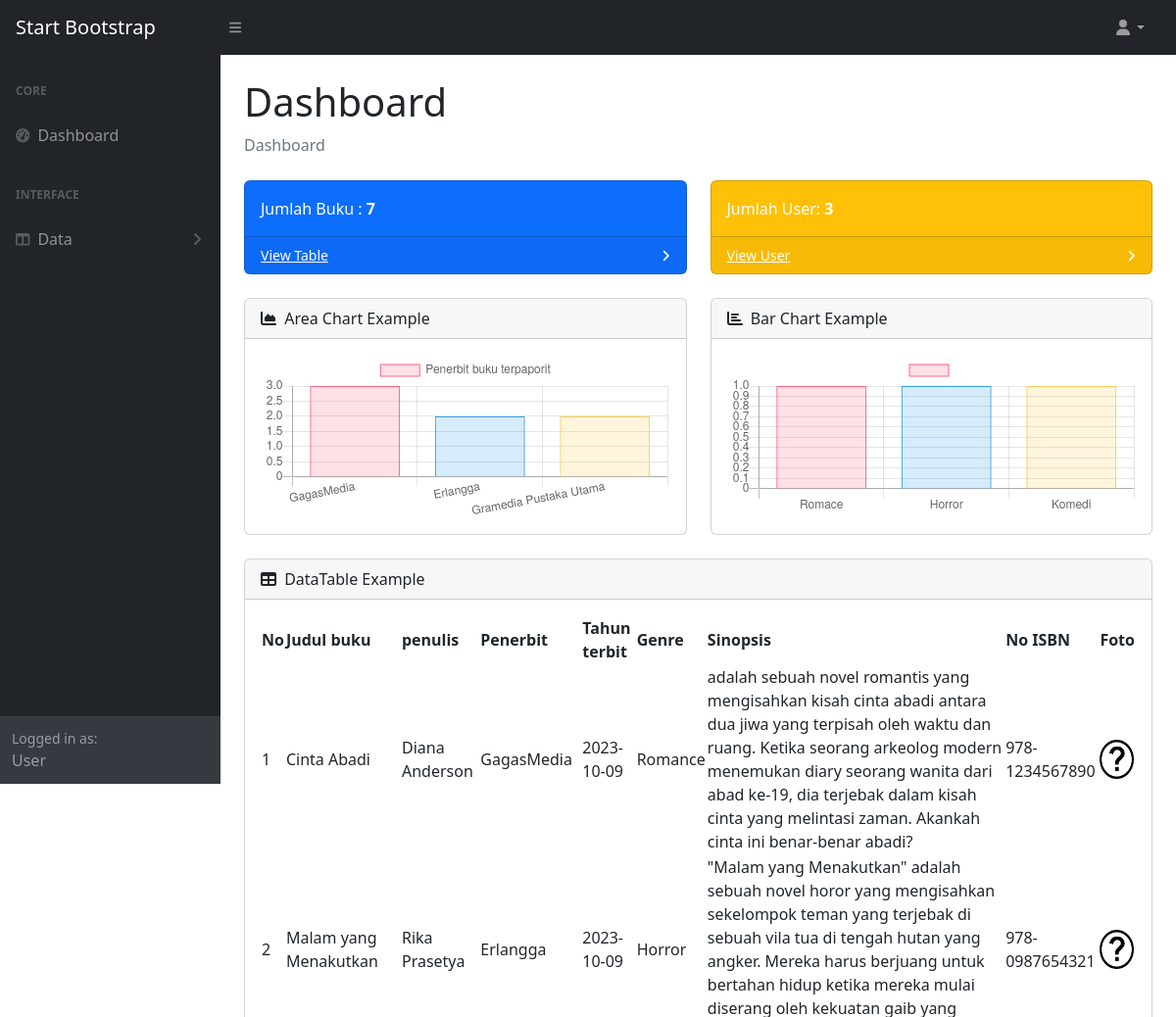
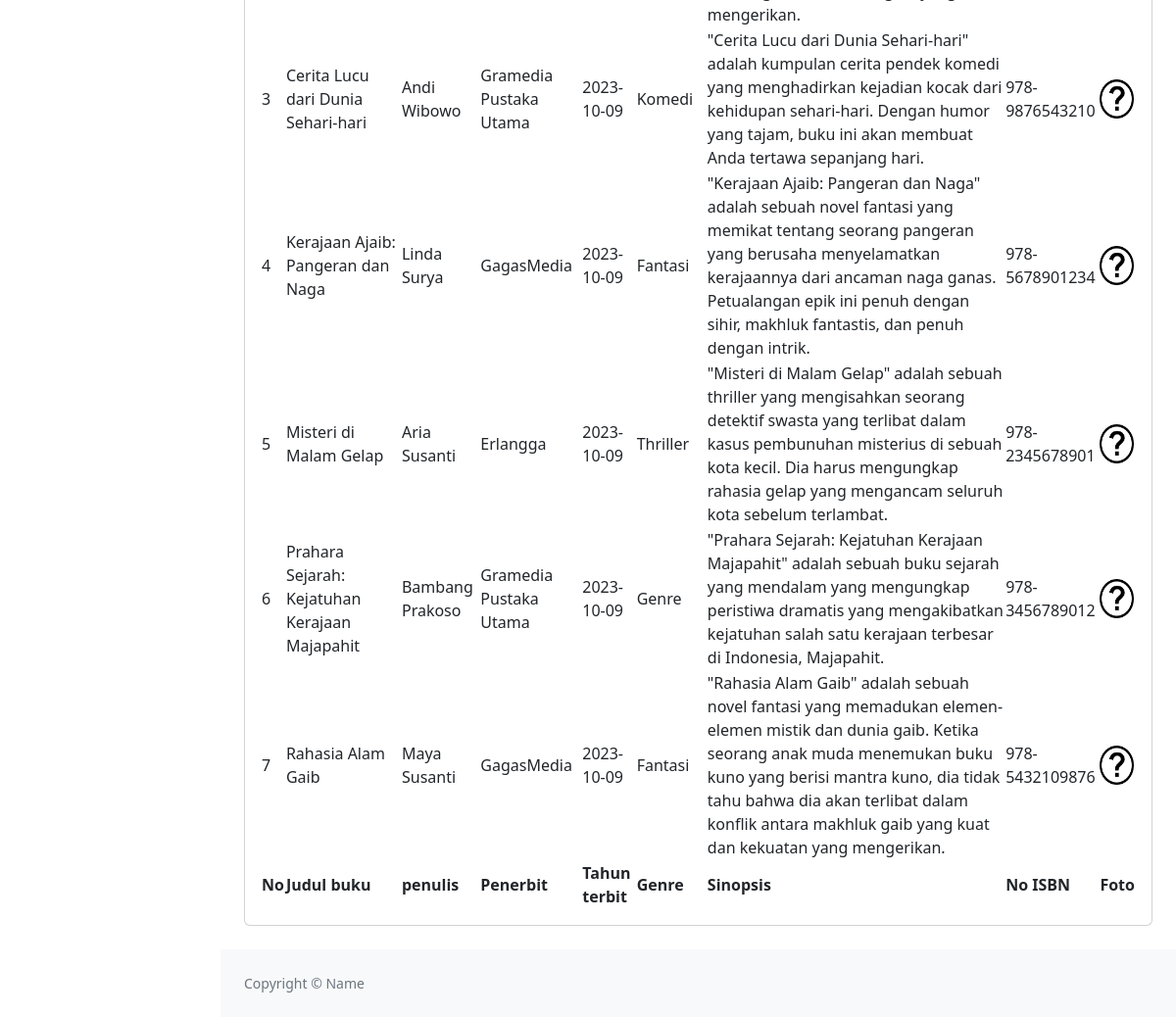
The app's page /user/index.php with its own data (2 pictures, top to bottom).
### tables this page shows
CREATE TABLE `daftar_buku` (
  `id_buku` int(11) NOT NULL,
  `judul` varchar(255) NOT NULL,
  `penulis` varchar(255) NOT NULL,
  `penerbit` varchar(255) NOT NULL,
  `tahun_terbit` date NOT NULL,
  `genre` varchar(255) NOT NULL,
  `sinopsis` text NOT NULL,
  `no_isbn` varchar(255) NOT NULL,
  `foto` varchar(255) NOT NULL
);

### user/index.php (the view, shortened to what this page needs)
<!DOCTYPE html>
<html lang="en">
<head>
    <link href="https://cdn.jsdelivr.net/npm/simple-datatables@7.1.2/dist/style.min.css" rel="stylesheet" />
    <link href="../css/styles.css" rel="stylesheet" />
</head>
<body class="sb-nav-fixed">
    <nav class="sb-topnav navbar navbar-expand navbar-dark bg-dark">
        <a class="navbar-brand ps-3" href="index.html">Start Bootstrap</a>
        <button class="btn btn-link btn-sm order-1 order-lg-0 me-4 me-lg-0" id="sidebarToggle" href="#!"><i
                class="fas fa-bars"></i></button>
        <ul class="navbar-nav ms-auto ms-md-0 me-3 me-lg-4">
            <li class="nav-item dropdown">
                <a class="nav-link dropdown-toggle" id="navbarDropdown" href="#" role="button" data-bs-toggle="dropdown"
                    aria-expanded="false"><i class="fas fa-user fa-fw"></i></a>
            </li>
        </ul>
    </nav>
    <div id="layoutSidenav">
        <div id="layoutSidenav_nav">
            <nav class="sb-sidenav accordion sb-sidenav-dark" id="sidenavAccordion">
                <div class="sb-sidenav-menu">
                    <div class="nav">
                        <div class="sb-sidenav-menu-heading">Core</div>
                        <a class="nav-link" href="index.php">
                            <div class="sb-nav-link-icon"><i class="fas fa-tachometer-alt"></i></div>
                            Dashboard
                        </a>
                        <div class="sb-sidenav-menu-heading">Interface</div>
                        <a class="nav-link collapsed" href="#" data-bs-toggle="collapse"
                            data-bs-target="#collapseLayouts" aria-expanded="false" aria-controls="collapseLayouts">
                            <div class="sb-nav-link-icon"><i class="fas fa-columns"></i></div>
                            Data
                            <div class="sb-sidenav-collapse-arrow"><i class="fas fa-angle-down"></i></div>
                        </a>
                    </div>
                </div>
                <div class="sb-sidenav-footer">
                    <div class="small">Logged in as:</div>
                    User
                </div>
            </nav>
        </div>
        <div id="layoutSidenav_content">
            <main>
                <div class="container-fluid px-4">
                    <h1 class="mt-4">Dashboard</h1>
                    <ol class="breadcrumb mb-4">
                        <li class="breadcrumb-item active">Dashboard</li>
                    </ol>
                    <div class="row">
                        <?php
                        include "koneksi.php";
                        $data = mysqli_query($koneksi, "SELECT * FROM daftar_buku");
                        $jumlah_buku = mysqli_num_rows($data);
                        ?>
                        <div class="col-xl-6 col-md-6">
                            <div class="card bg-primary text-white mb-4">
                                <div class="card-body">Jumlah Buku : <b>
                                        <?php echo $jumlah_buku; ?>
                                    </b></div>
                                <div class="card-footer d-flex align-items-center justify-content-between">
                                    <a class="small text-white stretched-link" href="tables.php">View Table</a>
                                    <div class="small text-white"><i class="fas fa-angle-right"></i></div>
                                </div>
                            </div>
                        </div>
                        <?php
                        include "koneksi.php";
                        $data_user = mysqli_query($koneksi, "SELECT * FROM data_user");
                        $jumlah_user = mysqli_num_rows($data_user);
                        ?>
                        <div class="col-xl-6 col-md-6">
                            <div class="card bg-warning text-white mb-4">
                                <div class="card-body">Jumlah User: <b><?php
                                    echo $jumlah_user?></b></div>
                                <div class="card-footer d-flex align-items-center justify-content-between">
                                    <a class="small text-white stretched-link" href="tabel_user.php">View User</a>
                                    <div class="small text-white"><i class="fas fa-angle-right"></i></div>
                                </div>
                            </div>
                        </div>
                    </div>
                    <div class="row">
                        <div class="col-xl-6">
                            <div class="card mb-4">
                                <div class="card-header">
                                    <i class="fas fa-chart-area me-1"></i>
                                    Area Chart Example
                                </div>
                                <div class="card-body"><canvas id="myBar2Chart" width="100%" height="40"></canvas></div>
                            </div>
                        </div>
                        <div class="col-xl-6">
                            <div class="card mb-4">
                                <div class="card-header">
                                    <i class="fas fa-chart-bar me-1"></i>
                                    Bar Chart Example
                                </div>
                                <div class="card-body"><canvas id="myBarChart" width="100%" height="40"></canvas></div>
                            </div>
                        </div>
                    </div>
                    <div class="card mb-4">
                        <div class="card-header">
                            <i class="fas fa-table me-1"></i>
                            DataTable Example
                        </div>
                        <div class="card-body">
                            <table id="datatablesSimple">
                                <thead>
                                    <tr>
                                        <th>No</th>
                                        <th>Judul buku</th>
                                        <th>penulis</th>
                                        <th>Penerbit</th>
                                        <th>Tahun terbit</th>
                                        <th>Genre</th>
                                        <th>Sinopsis</th>
                                        <th>No ISBN</th>
                                        <th>Foto</th>
                                    </tr>
                                </thead>
                                <tfoot>
                                    <tr>
                                        <th>No</th>
                                        <th>Judul buku</th>
                                        <th>penulis</th>
                                        <th>Penerbit</th>
                                        <th>Tahun terbit</th>
                                        <th>Genre</th>
                                        <th>Sinopsis</th>
                                        <th>No ISBN</th>
                                        <th>Foto</th>
                                    </tr>
                                </tfoot>
                                <tbody>
                                    <?php
                                    include 'koneksi.php';
                                    $no = 1;
                                    $data = mysqli_query($koneksi, "select * from daftar_buku");
                                    while ($d = mysqli_fetch_array($data)) {
                                        ?>
                                        <tr>
                                            <td>
                                                <?php echo $no++; ?>
                                            </td>
                                            <td>
                                                <?php echo $d['judul']; ?>
                                            </td>
                                            <td>
                                                <?php echo $d['penulis']; ?>
                                            </td>
                                            <td>
                                                <?php echo $d['penerbit']; ?>
                                            </td>
                                            <td>
                                                <?php echo $d['tahun_terbit']; ?>
                                            </td>
                                            <td>
                                                <?php echo $d['genre']; ?>
                                            </td>
                                            <td>
                                                <?php echo $d['sinopsis']; ?>
                                            </td>
                                            <td>
                                                <?php echo $d['no_isbn']; ?>
                                            </td>
                                            <td>
                                                <img src="../admin/gambar/<?php echo $d['foto'] ?>" width="35" height="40">
                                            </td>
                                        </tr>
                                        <?php
                                    }
                                    ?>
                                </tbody>
                            </table>
                        </div>
                    </div>
                </div>
            </main>
            <footer class="py-4 bg-light mt-auto">
                <div class="container-fluid px-4">
                    <div class="d-flex align-items-center justify-content-between small">
                        <div class="text-muted">Copyright &copy; Name </div>
                    </div>
                </div>
            </footer>
        </div>
    </div>
    <script>
        var ctx = document.getElementById("myBarChart").getContext('2d');
        var myChart = new Chart(ctx, {
            type: 'bar',
            data: {
                labels: ["Romace", "Horror", "Komedi"],
                datasets: [{
                    label: '',
                    data: [
                        <?php
                        $data = $koneksi->query("SELECT genre FROM daftar_buku WHERE genre='Romance'");
                        $resF = $data->num_rows;
                        echo $resF;
                        ?>,
                        <?php
                        $data = $koneksi->query("SELECT genre FROM daftar_buku WHERE genre='Horror'");
                        $resF = $data->num_rows;
                        echo $resF;
                        ?>,
                        <?php
                        $data = $koneksi->query("SELECT genre FROM daftar_buku WHERE genre='Komedi'");
                        $resF = $data->num_rows;
                        echo $resF;
                        ?>
                    ],
                    backgroundColor: [
                        'rgba(255, 99, 132, 0.2)',
                        'rgba(54, 162, 235, 0.2)',
                        'rgba(255, 206, 86, 0.2)',
                        'rgba(75, 192, 192, 0.2)'
                    ],
                    borderColor: [
                        'rgba(255,99,132,1)',
                        'rgba(54, 162, 235, 1)',
                        'rgba(255, 206, 86, 1)',
                        'rgba(75, 192, 192, 1)'
                    ],
                    borderWidth: 1
                }]
            },
            options: {
                scales: {
                    yAxes: [{
                        ticks: {
                            beginAtZero: true
                        }
                    }]
                }
            }
        });
    </script>
<script>
        var ctx = document.getElementById("myBar2Chart").getContext('2d');
        var myChart = new Chart(ctx, {
            type: 'bar',
            data: {
                labels: ["GagasMedia", "Erlangga", "Gramedia Pustaka Utama"],
                datasets: [{
                    label: 'Penerbit buku terpaporit',
                    data: [
                        <?php
                        $data = $koneksi->query("SELECT penerbit FROM daftar_buku WHERE penerbit= 'GagasMedia'");
                        $resF = $data->num_rows;
                        echo $resF;
                        ?>,
                        <?php
                        $data = $koneksi->query("SELECT penerbit FROM daftar_buku WHERE penerbit='Erlangga'");
                        $resF = $data->num_rows;
                        echo $resF;
                        ?>,
                        <?php
                        $data = $koneksi->query("SELECT penerbit FROM daftar_buku WHERE penerbit='Gramedia Pustaka Utama'");
                        $resF = $data->num_rows;
                        echo $resF;
                        ?>
                    ],
                    backgroundColor: [
                        'rgba(255, 99, 132, 0.2)',
                        'rgba(54, 162, 235, 0.2)',
                        'rgba(255, 206, 86, 0.2)'
                    ],
                    borderColor: [
                        'rgba(255,99,132,1)',
                        'rgba(54, 162, 235, 1)',
                        'rgba(255, 206, 86, 1)'
                    ],
                    borderWidth: 1
                }]
            },
            options: {
                scales: {
                    yAxes: [{
                        ticks: {
                            beginAtZero: true
                        }
                    }]
                }
            }
        });
    </script>
</body>
</html>

### records on screen
daftar_buku: judul "Cinta Abadi", penulis "Diana Anderson", penerbit "GagasMedia", tahun_terbit "2023-10-09", genre "Romance", sinopsis "adalah sebuah novel romantis yang mengisahkan kisah cinta abadi antara dua jiwa yang terpisah oleh waktu dan ruang. Ketika seorang arkeolog modern menemukan diary seorang wanita dari abad ke-19, dia terjebak dalam kisah cinta yang melintasi zaman. Akankah cinta ini benar-benar abadi?", no_isbn "978-1234567890", foto (picture)
daftar_buku: judul "Malam yang Menakutkan", penulis "Rika Prasetya", penerbit "Erlangga", tahun_terbit "2023-10-09", genre "Horror", sinopsis "\"Malam yang Menakutkan\" adalah sebuah novel horor yang mengisahkan sekelompok teman yang terjebak di sebuah vila tua di tengah hutan yang angker. Mereka harus berjuang untuk bertahan hidup ketika mereka mulai diserang oleh kekuatan gaib yang mengerikan.", no_isbn "978-0987654321", foto (picture)
daftar_buku: judul "Cerita Lucu dari Dunia Sehari-hari", penulis "Andi Wibowo", penerbit "Gramedia Pustaka Utama", tahun_terbit "2023-10-09", genre "Komedi", sinopsis "\"Cerita Lucu dari Dunia Sehari-hari\" adalah kumpulan cerita pendek komedi yang menghadirkan kejadian kocak dari kehidupan sehari-hari. Dengan humor yang tajam, buku ini akan membuat Anda tertawa sepanjang hari.", no_isbn "978-9876543210", foto (picture)
daftar_buku: judul "Kerajaan Ajaib: Pangeran dan Naga", penulis "Linda Surya", penerbit "GagasMedia", tahun_terbit "2023-10-09", genre "Fantasi", sinopsis "\"Kerajaan Ajaib: Pangeran dan Naga\" adalah sebuah novel fantasi yang memikat tentang seorang pangeran yang berusaha menyelamatkan kerajaannya dari ancaman naga ganas. Petualangan epik ini penuh dengan sihir, makhluk fantastis, dan penuh dengan intrik.", no_isbn "978-5678901234", foto (picture)
daftar_buku: judul "Misteri di Malam Gelap", penulis "Aria Susanti", penerbit "Erlangga", tahun_terbit "2023-10-09", genre "Thriller", sinopsis "\"Misteri di Malam Gelap\" adalah sebuah thriller yang mengisahkan seorang detektif swasta yang terlibat dalam kasus pembunuhan misterius di sebuah kota kecil. Dia harus mengungkap rahasia gelap yang mengancam seluruh kota sebelum terlambat.", no_isbn "978-2345678901", foto (picture)
daftar_buku: judul "Prahara Sejarah: Kejatuhan Kerajaan Majapahit", penulis "Bambang Prakoso", penerbit "Gramedia Pustaka Utama", tahun_terbit "2023-10-09", genre "Genre", sinopsis "\"Prahara Sejarah: Kejatuhan Kerajaan Majapahit\" adalah sebuah buku sejarah yang mendalam yang mengungkap peristiwa dramatis yang mengakibatkan kejatuhan salah satu kerajaan terbesar di Indonesia, Majapahit.", no_isbn "978-3456789012", foto (picture)
daftar_buku: judul "Rahasia Alam Gaib", penulis "Maya Susanti", penerbit "GagasMedia", tahun_terbit "2023-10-09", genre "Fantasi", sinopsis "\"Rahasia Alam Gaib\" adalah sebuah novel fantasi yang memadukan elemen-elemen mistik dan dunia gaib. Ketika seorang anak muda menemukan buku kuno yang berisi mantra kuno, dia tidak tahu bahwa dia akan terlibat dalam konflik antara makhluk gaib yang kuat dan kekuatan yang mengerikan.", no_isbn "978-5432109876", foto (picture)

### other values on screen
$jumlah_buku "7"
$jumlah_user "3"
chart data {{ $resF }} 1
chart data {{ $resF }} 3
